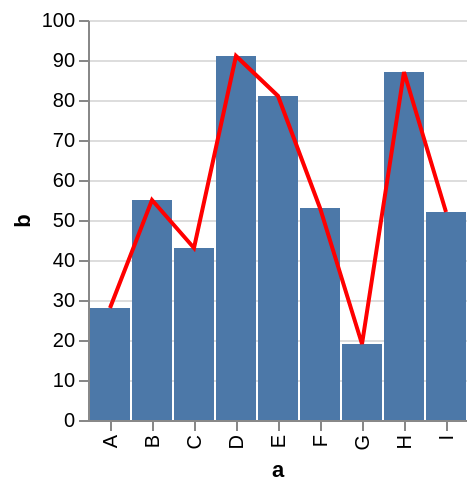

Write a Vega-Lite specification for this figure.
### Vega specification from a JSON file in a GitHub repository (floating-point values rounded to 4 significant figures)
{"$schema": "http://vega.github.io/schema/vega/v3.0.json", "autosize": "pad", "padding": 5, "data": [{"name": "source_0", "values": [{"a": "A", "b": 28}, {"a": "B", "b": 55}, {"a": "C", "b": 43}, {"a": "D", "b": 91}, {"a": "E", "b": 81}, {"a": "F", "b": 53}, {"a": "G", "b": 19}, {"a": "H", "b": 87}, {"a": "I", "b": 52}], "format": {"type": "json"}}, {"name": "data_0", "source": "source_0", "transform": [{"type": "formula", "expr": "toNumber(datum[\"b\"])", "as": "b"}, {"type": "filter", "expr": "datum[\"b\"] !== null && !isNaN(datum[\"b\"])"}]}, {"name": "data_1", "source": "source_0", "transform": [{"type": "formula", "expr": "toNumber(datum[\"b\"])", "as": "b"}, {"type": "filter", "expr": "datum[\"b\"] !== null && !isNaN(datum[\"b\"])"}, {"type": "collect", "sort": {"field": "a", "order": "descending"}}]}], "signals": [{"name": "width", "update": "max(layer_0_width, layer_1_width)"}, {"name": "height", "update": "max(layer_0_height, layer_1_height)"}, {"name": "layer_0_width", "update": "bandspace(domain('x').length, 1, 0.5) * 21"}, {"name": "layer_0_height", "update": "200"}, {"name": "layer_1_width", "update": "bandspace(domain('x').length, 1, 0.5) * 21"}, {"name": "layer_1_height", "update": "200"}, {"name": "unit", "value": {}, "on": [{"events": "mousemove", "update": "group()._id ? group() : unit"}]}], "marks": [{"type": "group", "encode": {"enter": {"width": {"signal": "width"}, "height": {"signal": "height"}, "fill": {"value": "transparent"}, "clip": {"value": true}}}, "marks": [{"name": "layer_0_marks", "type": "rect", "role": "bar", "from": {"data": "data_0"}, "encode": {"update": {"xc": {"scale": "x", "field": "a"}, "width": {"value": 20}, "y": {"scale": "y", "field": "b"}, "y2": {"scale": "y", "value": 0}, "fill": {"value": "#4c78a8"}}}}, {"name": "layer_1_marks", "type": "line", "from": {"data": "data_1"}, "encode": {"update": {"x": {"scale": "x", "field": "a"}, "y": {"scale": "y", "field": "b"}, "stroke": {"value": "red"}}}}]}], "scales": [{"name": "x", "type": "point", "domain": {"fields": [{"data": "data_0", "field": "a"}, {"data": "data_1", "field": "a"}], "sort": true}, "range": {"step": 21}, "round": true, "padding": 0.5}, {"name": "y", "type": "linear", "domain": {"fields": [{"data": "data_0", "field": "b"}, {"data": "data_1", "field": "b"}], "sort": true}, "range": [200, 0], "round": true, "nice": true, "zero": true}], "axes": [{"scale": "x", "orient": "bottom", "tickCount": 5, "title": "a", "zindex": 1, "encode": {"labels": {"update": {"angle": {"value": 270}, "align": {"value": "right"}, "baseline": {"value": "middle"}}}}}, {"scale": "y", "format": "s", "orient": "left", "title": "b", "zindex": 1}, {"scale": "y", "domain": false, "format": "s", "grid": true, "labels": false, "orient": "left", "ticks": false, "zindex": 0, "gridScale": "x"}]}
